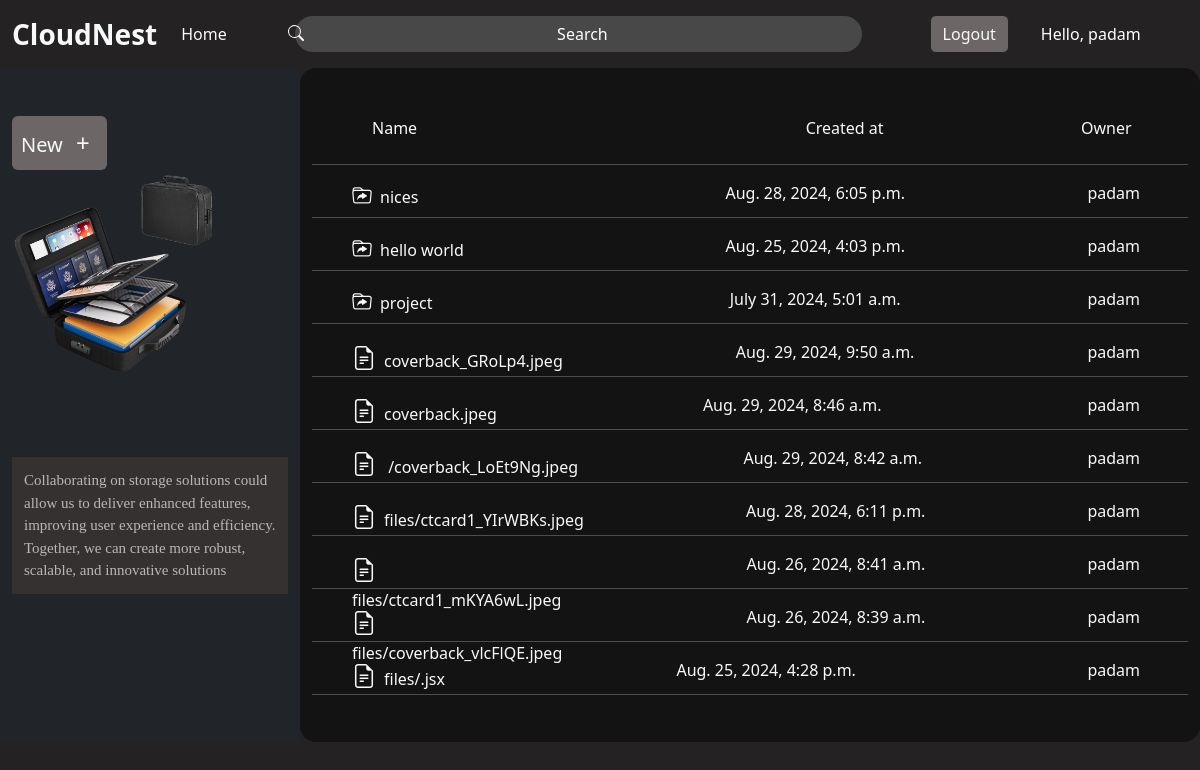
Before: / (signed in) with the older database file.
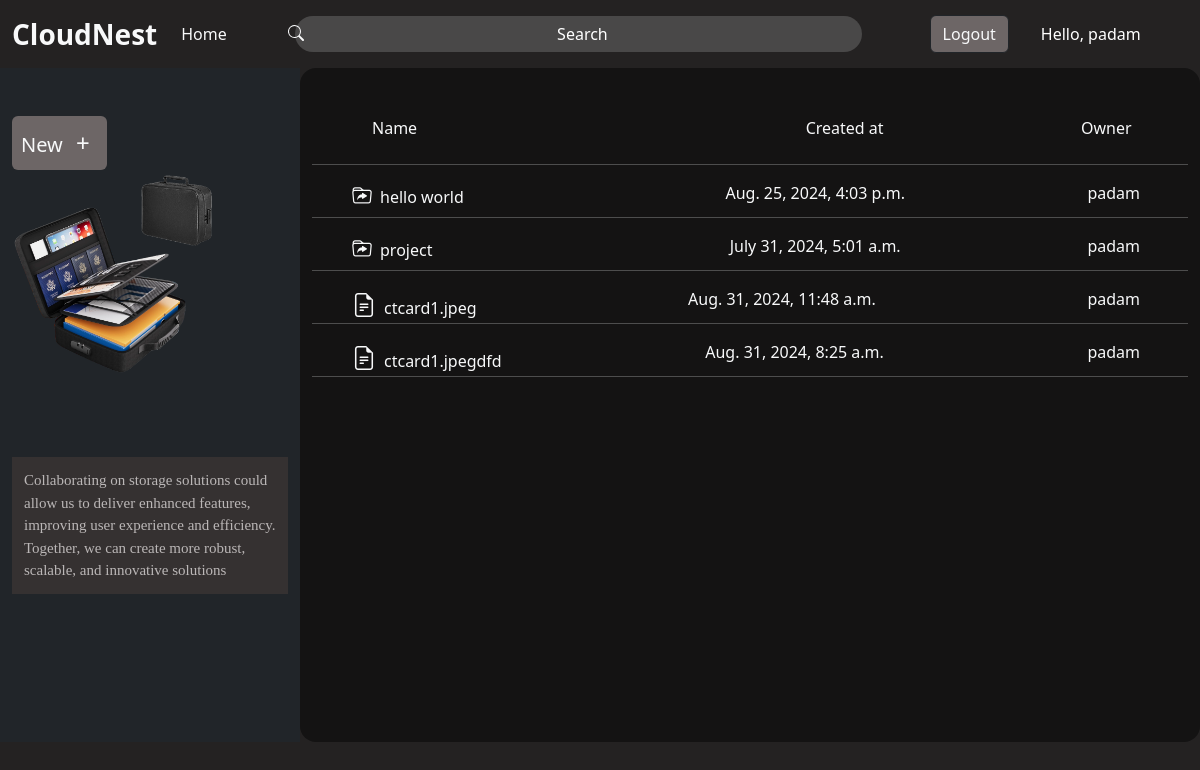
After: the same page with the newer database file.
### drive/models.py (models this page shows, shortened)
class Folder(models.Model):
    folderName= models.CharField(max_length=50,default='Folder',null=True)
    folderUser = models.ForeignKey(User,on_delete=models.CASCADE,null=True)
    created_at = models.DateTimeField(auto_now_add=True)

class File(models.Model):
    file = models.FileField(upload_to='',null=False)
    fileUser = models.ForeignKey(User,on_delete=models.CASCADE)
    created_at = models.DateTimeField(auto_now_add=True)

### drive/views.py (the view, shortened to what this page needs)
# urls.py: 2. Add a URL to urlpatterns:  path('', views.home, name='home')
def home(request):
    if request.user.is_authenticated:
        folders = Folder.objects.filter(folderUser=request.user).order_by('-id')
        files = File.objects.filter(fileUser=request.user).order_by('-id')
        file_size = None  # Initialize file_size to None
        context = {
        'folders' : folders,
        'files':files,
        'file_size':file_size
              }
        return render(request,"home.html",context)
    else:
        return render(request,'home.html')

### drive/templates/home.html (shortened to what this page needs)
{% extends 'index.html' %}
{% block content %}
{% load static %}
{% if user.is_authenticated %}
{% include "leftContainer.html" %}
{% include "rightContainer.html" %}
{% endif %}
{% endblock content %}

### templates/header.html (shortened to what this page needs)
{% load static %}
<!DOCTYPE html>
<html lang="en">
  <head>
    <link
      rel="stylesheet"
      href="https://cdn.jsdelivr.net/npm/bootstrap-icons@1.11.3/font/bootstrap-icons.min.css"
    />
  </head>
  <body>
    <nav class="navbar navbar-expand-lg">
      <div class="container-fluid">
        <a class="navbar-brand fs-3 fw-bolder text-light" href="/">CloudNest</a>
        <div class="collapse navbar-collapse" id="navbarTogglerDemo02">
          <ul class="navbar-nav me-auto mb-1 mb-lg-0">
            <li class="nav-item">
              <a class="nav-link active text-light" aria-current="page" href="/"
                >Home</a
              >
            </li>
          </ul>
          {% if user.is_authenticated %}
          <form action="{% url 'search' %}" method="get" class="container d-flex ms-5" id="search_form" role="search">
            <input
              class="form-control me-2 w-100 search_control border-0 px-5"
              type="search"
              placeholder="Search"
              aria-label="Search"
              name="search_files"
              id="search_files"
            />
          </form>
          <button type="button" class="btn btn-dark me-3 logoutBtn">
            <a href="/cloudNest/logout/" class="text-light text-decoration-none"
              >Logout</a
            >
          </button>
          <div class="w-25 ms-3 text-white">Hello, {{user.username}}</div>
          {% endif %}
        </div>
      </div>
    </nav>
  </body>
</html>

### drive/templates/rightContainer.html (shortened to what this page needs)
<!DOCTYPE html>
<html lang="en">
<head>
</head>
<body>
    <div class="container w-75 float-end position-relative me-0 pb-3 right-side-container" style="height:auto;padding-bottom: 23px;">
        <div class="container d-flex justify-content-between w-75 ms-5 mt-5 pb-2 sticky-top  text-light">
            <div class="name w-50">Name</div>
            <div class="owner w-25">Created at</div>
            <div class="file_size " style="margin-right: -20%;">Owner</div>
        </div>
        <div class="list-group overflow-y-scroll  p-0" style="height:72.3vh;">
        {% if folders %}
            {% for folder in folders %}
                <div style="position: relative;">
                    <hr class="text-light">
                    <div class="context_items">
                        <a href="{% url 'folder' folder.id %}" class="double-click-link  text-decoration-none text-light d-flex justify-content-between ps-4 pe-4 pt-0" style="height: 20px;">
                        <div class="folder_name w-25 ps-3"><i class="bi bi-folder-symlink pe-2 fs-5"></i>{{folder.folderName}}</div>
                        <div class="folder_name">{{folder.created_at}}</div>
                        <div class="folder_name pe-4">{{request.user}}</div>
                        </a>
                    </div>
                </div>
            {% endfor %}
        {% endif %}
        {% if files %}
            {% for file in files %}
                    <div style="position: relative;">
                        <hr class="text-light">
                        <div class="context_items_file">
                            <a href="" id="fileRightClick" class="text-decoration-none text-light d-flex justify-content-between ps-4 pe-4 pt-0" style="height: 20px;">
                                <div class="folder_name ps-3 file_name_width"><i class="bi bi-file-earmark-text fs-4 pe-2"></i>{{file.file}}</div>
                                <div class="folder_name">{{file.created_at}}</div>
                                <div class="folder_name pe-4">{{request.user}}</div>
                            </a>
                        </div>
                    </div>
            {% endfor %}
        {% endif %}
        <hr class="text-light">
    </div>
    </div>
</body>
</html>

Changed rows visible on the page:
removed Folder: folderName "nices", created_at "Aug. 28, 2024, 6:05 p.m.", {{ request.user }} "padam"
removed File: file "coverback_GRoLp4.jpeg", created_at "Aug. 29, 2024, 9:50 a.m.", {{ request.user }} "padam"
removed File: file "coverback.jpeg", created_at "Aug. 29, 2024, 8:46 a.m.", {{ request.user }} "padam"
removed File: file "/coverback_LoEt9Ng.jpeg", created_at "Aug. 29, 2024, 8:42 a.m.", {{ request.user }} "padam"
removed File: file "files/ctcard1_YIrWBKs.jpeg", created_at "Aug. 28, 2024, 6:11 p.m.", {{ request.user }} "padam"
removed File: file "files/ctcard1_mKYA6wL.jpeg", created_at "Aug. 26, 2024, 8:41 a.m.", {{ request.user }} "padam"
removed File: file "files/coverback_vlcFlQE.jpeg", created_at "Aug. 26, 2024, 8:39 a.m.", {{ request.user }} "padam"
removed File: file "files/.jsx", created_at "Aug. 25, 2024, 4:28 p.m.", {{ request.user }} "padam"
added File: file "ctcard1.jpeg", created_at "Aug. 31, 2024, 11:48 a.m.", {{ request.user }} "padam"
added File: file "ctcard1.jpegdfd", created_at "Aug. 31, 2024, 8:25 a.m.", {{ request.user }} "padam"
